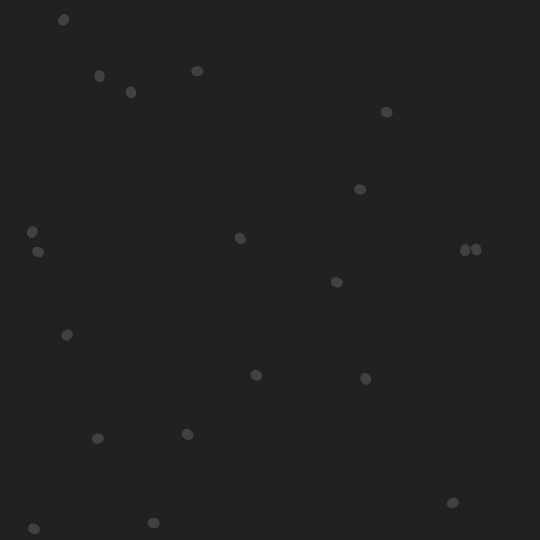
Frame 1 (no input)
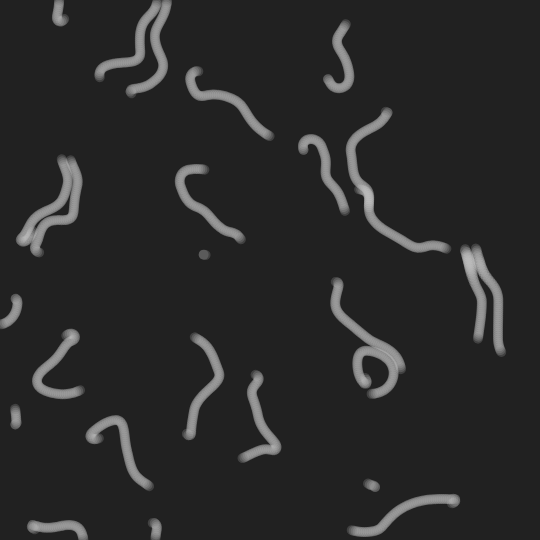
Frame 60 (no input)
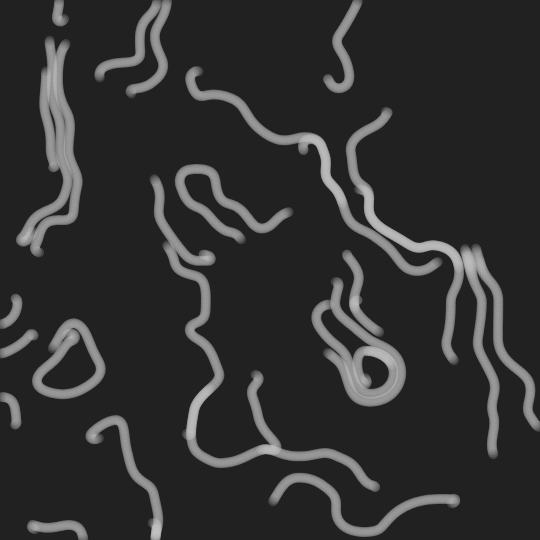
Frame 120 (the mouse pressed at the canvas centre since frame 60)

The p5.js sketch that drew these frames (run headless with seeded random() and noise() and a simulated clock; from frame 60 on, the mouse is pressed at the canvas centre):

// p5.js sketch
// ── sketch.js
let s;
let agents;

function setup() {
    createCanvas(540, 540);
    s = {};
    s.noiseIntensity = 255;
    s.noiseScale = 300;
    s.agentCount = 20;
    s.bgColor = color(33);
    s.agentColor = color(200, 50);
    agents = [];
    for (let i = 0; i < s.agentCount; i++) {
        agents.push(new Agent());
    }
    background(s.bgColor);
}

function draw() {
    // background(s.bgColor);
    for (let i = 0; i < s.agentCount; i++) {
        let a = agents[i];
        a.angle = noise(a.position.x / s.noiseScale, a.position.y / s.noiseScale) * s.noiseIntensity;
        a.updatePosition();
    }
    stroke(s.agentColor);
    noFill();
    for (let i = 0; i < s.agentCount; i++) {
        let a = agents[i];
        strokeWeight(10);
        line(a.previousPosition.x, a.previousPosition.y, a.position.x, a.position.y);
    }
}

class Agent {
    constructor(position) {
        this.position = position !== undefined ? position : createVector(random(width), random(height)); // Si aucune position n'est fournie, initialisation avec une position aléatoire
        this.previousPosition = this.position.copy();
        this.angle = random(TWO_PI);
        this.stepSize = 2;
    }
    updatePosition() {
        // Une méthode mettant à jour de la position de l'agent en fonction de son angle actuel
        this.previousPosition = this.position.copy();
        this.position.x += cos(this.angle) * this.stepSize;
        this.position.y += sin(this.angle) * this.stepSize;
        if (this.isOutsideSketch() > 0) {
            this.position = createVector(random(width), random(height));
            this.previousPosition = this.position.copy();
        }
    }
    isOutsideSketch() {
        // Une méthode permettant de vérifier si l'agent est sorti des limites de l'espace du sketch. La méthode renvoie les valeurs suivantes :
        // 0: l'agent n'est pas sorti des limites de l'espace du sketch
        // 1: l'agent est sorti par le haut
        // 2: l'agent est sorti par la droite
        // 3: l'agent est sorti par le bas
        // 4: l'agent est sorti par la gauche
        if (this.position.y < 0) {
            return 1;
        } else if (this.position.x > width) {
            return 2;
        } else if (this.position.y > height) {
            return 3;
        } else if (this.position.x < 0) {
            return 4;
        } else {
            return 0;
        }
    }
}
